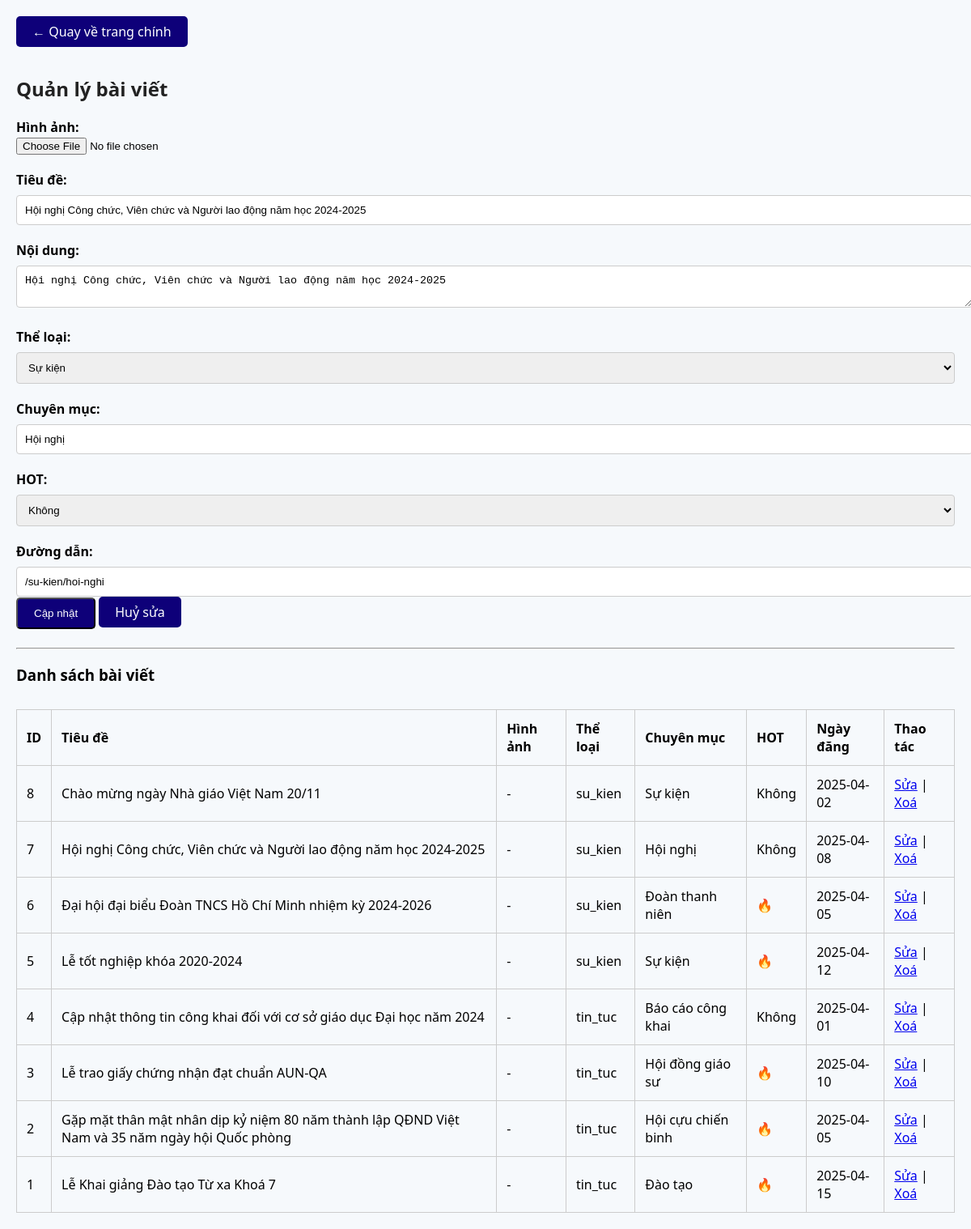
/tintuc/amindtt/baivietlist.php?id=7, run on the app's committed database.
### tables this page shows
CREATE TABLE `baiviet` (
  `id` int(11) NOT NULL,
  `tieu_de` varchar(255) NOT NULL,
  `mo_ta_ngan` text DEFAULT NULL,
  `hinhanh` varchar(255) DEFAULT NULL,
  `theloai` enum('tin_tuc','su_kien') NOT NULL,
  `chuyenmuc` varchar(100) DEFAULT NULL,
  `hot` tinyint(1) DEFAULT 0,
  `ngay_dang` date DEFAULT NULL,
  `duongdan` varchar(255) DEFAULT NULL
);

### tintuc/amindtt/baivietlist.php (the view, shortened to what this page needs)
<?php
$conn = new mysqli("localhost", "root", "", "db");
$conn->set_charset("utf8");
$id = $_GET['id'] ?? null;
$edit_data = null;
if ($id) {
    $stmt = $conn->prepare("SELECT * FROM baiviet WHERE id = ?");
    $stmt->bind_param("i", $id);
    $stmt->execute();
    $res = $stmt->get_result();
    $edit_data = $res->fetch_assoc();
}
?>
<!DOCTYPE html>
<html lang="vi">
<head>
    <link rel="stylesheet" href="style.css">
</head>
<body>
<a href="index.php" class="button-link">← Quay về trang chính</a>
<h2>Quản lý bài viết</h2>
<form action="" method="POST" enctype="multipart/form-data">
    <label for="hinhanh">Hình ảnh:</label>
    <input type="file" name="hinhanh" accept="image/*">
    <label for="tieude">Tiêu đề:</label>
    <input type="text" name="tieude" id="tieude" required style="width:100%;" value="<?= htmlspecialchars($edit_data['tieu_de'] ?? '') ?>">
    <label for="noidung">Nội dung:</label>
    <textarea name="noidung" id="noidung"><?= htmlspecialchars($edit_data['mo_ta_ngan'] ?? '') ?></textarea>
    <label for="theloai">Thể loại:</label>
    <select name="theloai" id="theloai" required>
        <option value="su_kien" <?= (isset($edit_data) && $edit_data['theloai'] == 'su_kien') ? 'selected' : '' ?>>Sự kiện</option>
    </select>
    <label for="chuyenmuc">Chuyên mục:</label>
    <input type="text" name="chuyenmuc" id="chuyenmuc" required value="<?= htmlspecialchars($edit_data['chuyenmuc'] ?? '') ?>">
    <label for="hot">HOT:</label>
    <select name="hot" id="hot" required>
        <option value="0" <?= (isset($edit_data) && $edit_data['hot'] == 0) ? 'selected' : '' ?>>Không</option>
    </select>
    <label for="duongdan">Đường dẫn:</label>
    <input type="text" name="duongdan" id="duongdan" required value="<?= htmlspecialchars($edit_data['duongdan'] ?? '') ?>">
    <button type="submit" class="submit-button">
        <?= $edit_data ? 'Cập nhật' : 'Lưu bài viết' ?>
    </button>
    <?php if ($edit_data): ?>
        <a href="baivietlist.php" class="button-link">Huỷ sửa</a>
    <?php endif; ?>
</form>
<hr>
<h3>Danh sách bài viết</h3>
<table border="1" cellpadding="10" cellspacing="0" class="table">
    <tr>
        <th>ID</th>
        <th>Tiêu đề</th>
        <th>Hình ảnh</th>
        <th>Thể loại</th>
        <th>Chuyên mục</th>
        <th>HOT</th>
        <th>Ngày đăng</th>
        <th>Thao tác</th>
    </tr>
    <?php
    $stmt = $conn->prepare("SELECT * FROM baiviet ORDER BY id DESC");
    $stmt->execute();
    $res = $stmt->get_result();
    while ($r = $res->fetch_assoc()):
    ?>
        <tr>
            <td><?= $r['id'] ?></td>
            <td><?= htmlspecialchars($r['tieu_de']) ?></td>
            <td>
                <?php if (!empty($r['hinhanh']) && file_exists("uploads/" . $r['hinhanh'])): ?>
                    <img src="uploads/<?= htmlspecialchars($r['hinhanh']) ?>" width="80">
                <?php else: ?>
                    -
                <?php endif; ?>
            </td>
            <td><?= $r['theloai'] ?></td>
            <td><?= $r['chuyenmuc'] ?></td>
            <td><?= $r['hot'] ? '🔥' : 'Không' ?></td>
            <td><?= $r['ngay_dang'] ?></td>
            <td>
                <a href="?id=<?= $r['id'] ?>">Sửa</a> |
                <a href="?delete=<?= $r['id'] ?>" onclick="return confirm('Bạn chắc chắn muốn xoá bài viết này?')">Xoá</a>
            </td>
        </tr>
    <?php endwhile; ?>
</table>
</body>
</html>

### tintuc/amindtt/style.css (style rules this page uses)
body { margin: 0; padding: 20px; font-family: "Segoe UI", Tahoma, Geneva, Verdana, sans-serif; background-color: #f6f9fc; }
h2 { font-size: 24px; color: #222; }
label { display: block; margin-top: 20px; font-weight: bold; }
select, input[type="text"], textarea { width: 100%; padding: 10px; margin-top: 8px; border-radius: 4px; border: 1px solid #ccc; }
.table { width: 100%; margin-top: 30px; border-collapse: collapse; }
.table td, .table th { padding: 12px; border: 1px solid #ccc; text-align: left; }
.button-link { display: inline-block; margin-bottom: 15px; padding: 8px 20px; background: #0e0079; color: white; text-decoration: none; border-radius: 5px; }
.submit-button { display: inline-block; margin-bottom: 15px; padding: 10px 20px; background: #0e0079; color: white; text-decoration: none; border-radius: 5px; }

### data on the page
baiviet: tieude "Hội nghị Công chức, Viên chức và Người lao động năm học 2024-2025", noidung "Hội nghị Công chức, Viên chức và Người lao động năm học 2024-2025", theloai "Sự kiện", chuyenmuc "Hội nghị", hot "Không", duongdan "/su-kien/hoi-nghi", id "7", tieu_de "Hội nghị Công chức, Viên chức và Người lao động năm học 2024-2025", theloai "su_kien", ngay_dang "2025-04-08"
baiviet: id "8", tieu_de "Chào mừng ngày Nhà giáo Việt Nam 20/11", theloai "su_kien", chuyenmuc "Sự kiện", hot "Không", ngay_dang "2025-04-02"
baiviet: id "6", tieu_de "Đại hội đại biểu Đoàn TNCS Hồ Chí Minh nhiệm kỳ 2024-2026", theloai "su_kien", chuyenmuc "Đoàn thanh niên", ngay_dang "2025-04-05"
baiviet: id "5", tieu_de "Lễ tốt nghiệp khóa 2020-2024", theloai "su_kien", chuyenmuc "Sự kiện", ngay_dang "2025-04-12"
baiviet: id "4", tieu_de "Cập nhật thông tin công khai đối với cơ sở giáo dục Đại học năm 2024", theloai "tin_tuc", chuyenmuc "Báo cáo công khai", hot "Không", ngay_dang "2025-04-01"
baiviet: id "3", tieu_de "Lễ trao giấy chứng nhận đạt chuẩn AUN-QA", theloai "tin_tuc", chuyenmuc "Hội đồng giáo sư", ngay_dang "2025-04-10"
baiviet: id "2", tieu_de "Gặp mặt thân mật nhân dịp kỷ niệm 80 năm thành lập QĐND Việt Nam và 35 năm ngày hội Quốc phòng", theloai "tin_tuc", chuyenmuc "Hội cựu chiến binh", ngay_dang "2025-04-05"
baiviet: id "1", tieu_de "Lễ Khai giảng Đào tạo Từ xa Khoá 7", theloai "tin_tuc", chuyenmuc "Đào tạo", ngay_dang "2025-04-15"
